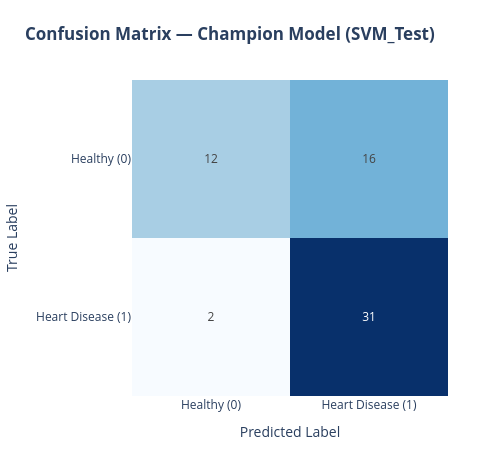
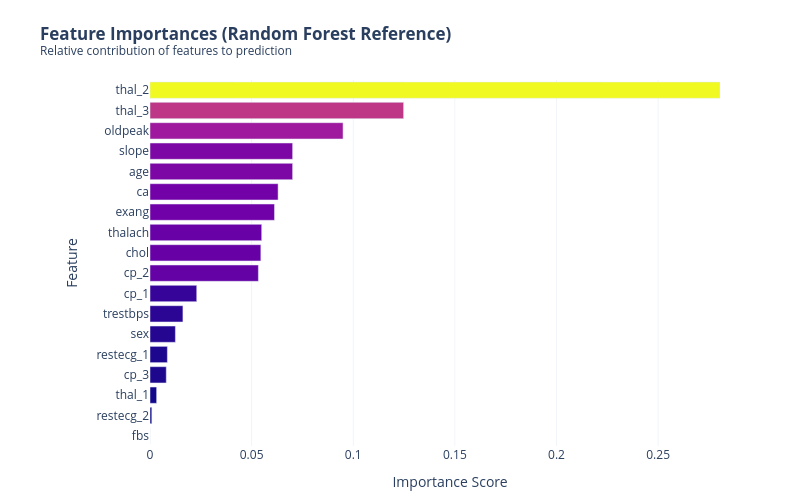

Write notebook code for charts like these, in order.
### Markdown cell above
## 7. Champion Model Diagnostics & Interpretability
We analyze our champion model (typically the model with the highest recall_1) in depth. We plot its **Confusion Matrix** to inspect classification trade-offs and evaluate its feature importances to verify clinical reasoning.

### Code cell
from sklearn.metrics import confusion_matrix
import plotly.express as px

# 1. Confusion Matrix for Champion Model
best_model_name = results['recall_1'].idxmax()
model_map = {
    'DT_Test': best_model_dt,
    'RF_Test': best_model_rf,
    'KNN_Test': best_model_knn,
    'SVM_Test': best_model_svm,
    'GB_Test': best_model_gb,
    'Stacking_Test': best_model_stack
}
champion_model = model_map[best_model_name]

print(f"Champion Model Selected: {best_model_name}")

y_pred = champion_model.predict(x_test)
cm = confusion_matrix(y_test, y_pred)

fig_cm = px.imshow(
    cm,
    text_auto=True,
    labels=dict(x="Predicted Label", y="True Label", color="Count"),
    x=['Healthy (0)', 'Heart Disease (1)'],
    y=['Healthy (0)', 'Heart Disease (1)'],
    color_continuous_scale='Blues',
    title=f'<b>Confusion Matrix — Champion Model ({best_model_name})</b>'
)
fig_cm.update_layout(
    width=500,
    height=450,
    margin=dict(l=50, r=50, t=80, b=50),
    coloraxis_showscale=False
)
fig_cm.show()

# 2. Feature Importance from Random Forest/Gradient Boosting reference
# Since SVM is RBF kernel, we will use the Random Forest or Gradient Boosting model to show feature importances
if hasattr(best_model_rf, 'feature_importances_'):
    importances = best_model_rf.feature_importances_
    features = x.columns
    df_imp = pd.DataFrame({'Feature': features, 'Importance': importances}).sort_values(by='Importance', ascending=True)

    fig_imp = go.Figure(go.Bar(
        x=df_imp['Importance'],
        y=df_imp['Feature'],
        orientation='h',
        marker=dict(color=df_imp['Importance'], colorscale='Plasma')
    ))
    fig_imp.update_layout(
        title='<b>Feature Importances (Random Forest Reference)</b><br><sup>Relative contribution of features to prediction</sup>',
        xaxis_title='Importance Score',
        yaxis_title='Feature',
        width=800,
        height=500,
        margin=dict(l=150, r=50, t=80, b=50),
        plot_bgcolor='white'
    )
    fig_imp.update_xaxes(showgrid=True, gridwidth=1, gridcolor='#F1F5F9')
    fig_imp.show()

### Figure 1 — Plotly figure (JSON) as saved in the notebook; plotly's stock layout.template omitted (floating-point values rounded to 4 significant figures)
{"data": [{"coloraxis": "coloraxis", "hovertemplate": "Predicted Label: %{x}<br>True Label: %{y}<br>Count: %{z}<extra></extra>", "name": "0", "texttemplate": "%{z}", "type": "heatmap", "x": ["Healthy (0)", "Heart Disease (1)"], "xaxis": "x", "y": ["Healthy (0)", "Heart Disease (1)"], "yaxis": "y", "z": [[12, 16], [2, 31]]}], "layout": {"coloraxis": {"colorbar": {"title": {"text": "Count"}}, "colorscale": [[0, "rgb(247,251,255)"], [0.125, "rgb(222,235,247)"], [0.25, "rgb(198,219,239)"], [0.375, "rgb(158,202,225)"], [0.5, "rgb(107,174,214)"], [0.625, "rgb(66,146,198)"], [0.75, "rgb(33,113,181)"], [0.875, "rgb(8,81,156)"], [1, "rgb(8,48,107)"]], "showscale": false}, "height": 450, "margin": {"b": 50, "l": 50, "r": 50, "t": 80}, "title": {"text": "<b>Confusion Matrix — Champion Model (SVM_Test)</b>"}, "width": 500, "xaxis": {"anchor": "y", "constrain": "domain", "domain": [0, 1], "scaleanchor": "y", "title": {"text": "Predicted Label"}}, "yaxis": {"anchor": "x", "autorange": "reversed", "constrain": "domain", "domain": [0, 1], "title": {"text": "True Label"}}}}

### Figure 2 — Plotly figure (JSON) as saved in the notebook; plotly's stock layout.template omitted (floating-point values rounded to 4 significant figures)
{"data": [{"marker": {"color": [0.0, 0.0008904, 0.003262, 0.008, 0.008543, 0.01249, 0.0162, 0.02299, 0.05332, 0.05453, 0.05495, 0.06125, 0.06302, 0.07016, 0.07017, 0.09498, 0.1248, 0.2805], "colorscale": [[0, "#0d0887"], [0.1111, "#46039f"], [0.2222, "#7201a8"], [0.3333, "#9c179e"], [0.4444, "#bd3786"], [0.5556, "#d8576b"], [0.6667, "#ed7953"], [0.7778, "#fb9f3a"], [0.8889, "#fdca26"], [1, "#f0f921"]]}, "orientation": "h", "type": "bar", "x": [0.0, 0.0008904, 0.003262, 0.008, 0.008543, 0.01249, 0.0162, 0.02299, 0.05332, 0.05453, 0.05495, 0.06125, 0.06302, 0.07016, 0.07017, 0.09498, 0.1248, 0.2805], "y": ["fbs", "restecg_2", "thal_1", "cp_3", "restecg_1", "sex", "trestbps", "cp_1", "cp_2", "chol", "thalach", "exang", "ca", "age", "slope", "oldpeak", "thal_3", "thal_2"]}], "layout": {"height": 500, "margin": {"b": 50, "l": 150, "r": 50, "t": 80}, "plot_bgcolor": "white", "title": {"text": "<b>Feature Importances (Random Forest Reference)</b><br><sup>Relative contribution of features to prediction</sup>"}, "width": 800, "xaxis": {"gridcolor": "#F1F5F9", "gridwidth": 1, "showgrid": true, "title": {"text": "Importance Score"}}, "yaxis": {"title": {"text": "Feature"}}}}
